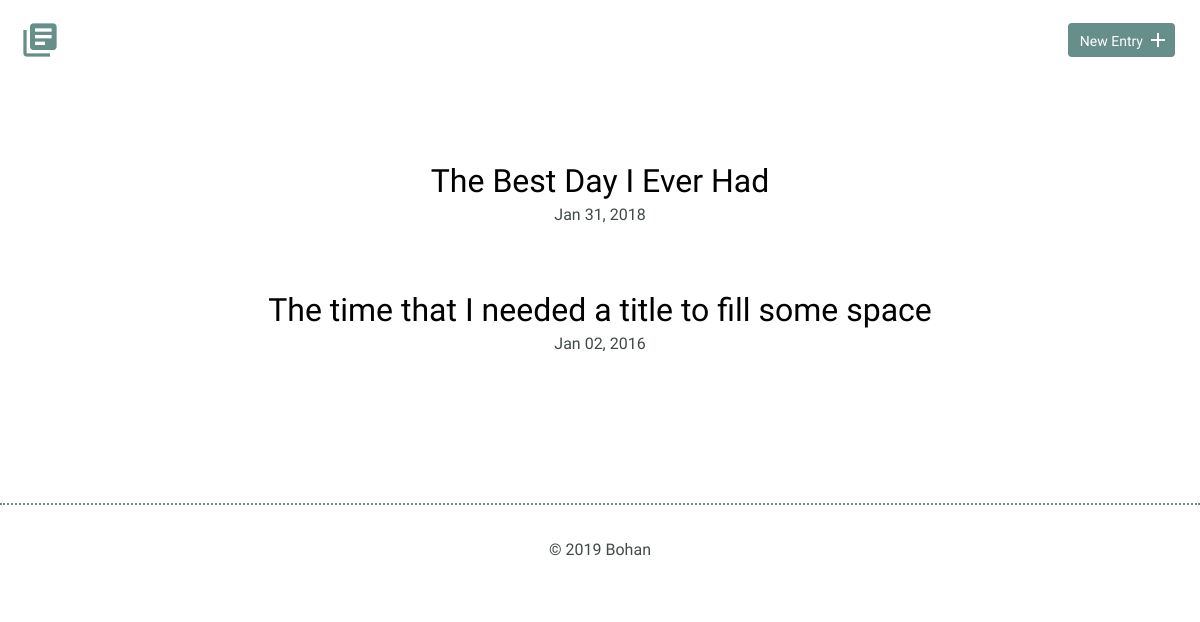
Before: / with the older database file.
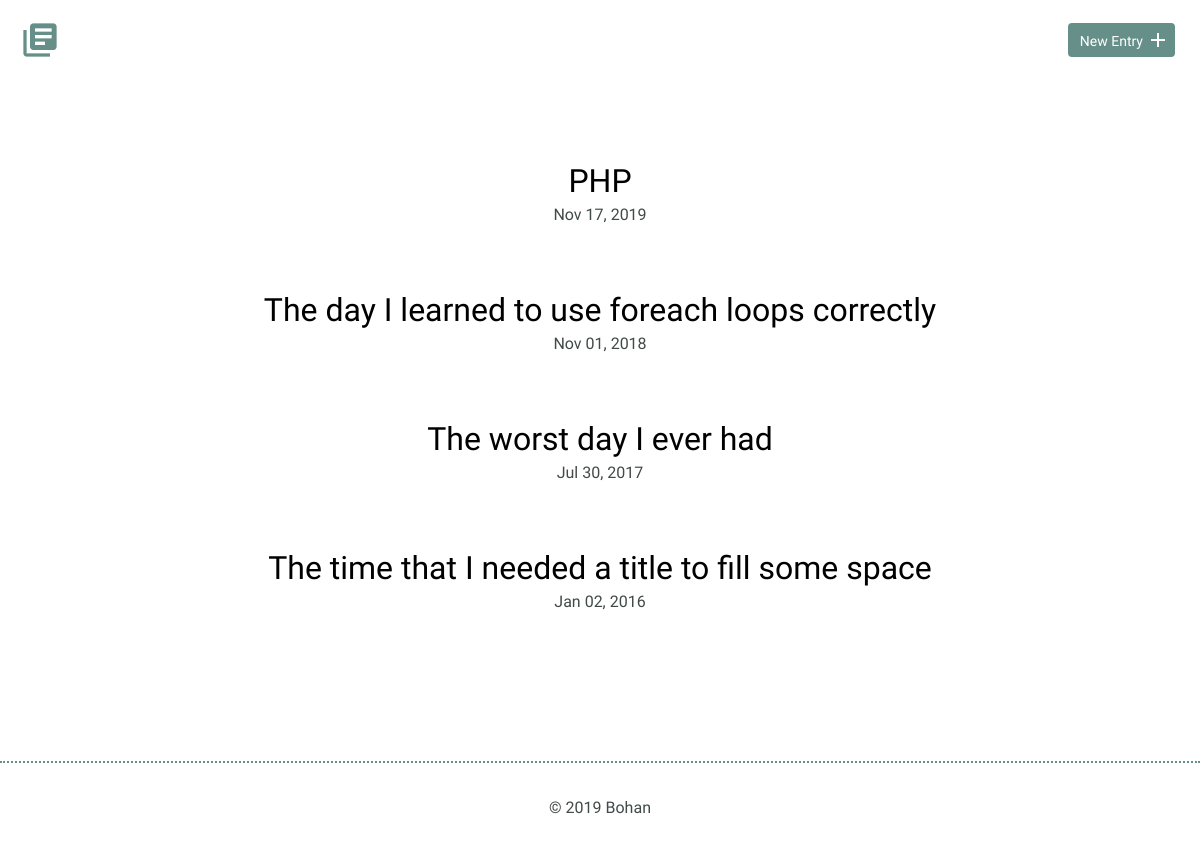
After: the same page with the newer database file.
### tables this page shows
CREATE TABLE "entries" (
	`id`	INTEGER,
	`title`	TEXT,
	`date`	TEXT,
	`time_spent`	INTEGER,
	`learned`	BLOB,
	`resources`	BLOB,
	PRIMARY KEY(`id`)
);

### inc/db_fetch.php (called while the page is built, shortened)
<?php
    function db_fetch(){
        try{
            include('db_connection.php');
            $sql = "SELECT `id`, `title`, `date` FROM `entries`;
                SELECT DISTINCT `tag_name` FROM `tags`;
            ";
            $pdo = $db->prepare($sql);
            $pdo->execute();
            $results = $pdo->fetchAll(PDO::FETCH_ASSOC);
            return $results;
        }catch(Exception $e){
            echo $e->getMessage();
        }
    };
?>

### index.php (the view, shortened to what this page needs)
<!DOCTYPE html>
<html>
    <head>
        <link rel="stylesheet" href="css/normalize.css">
        <link rel="stylesheet" href="css/site.css">
    </head>
    <body>
        <?php
            include("header.php");
        ?>
        <section>
            <div class="container">
                <div class="entry-list">
                    <?php
                        include('inc/db_fetch.php');
                        $result = db_fetch();
                        uasort($result, "date_sort");
                        foreach($result as $key => $result){
                            echo "<article>";
                            echo "<h2><a href='detail.php?id=$result[id]'>$result[title]</a></h2>";
                            echo "<time datetime=$result[date]>" . date_format(new DateTime($result['date']), 'M d, Y') . "</time>";
                            echo "</article>";
                        }
                    ?>
                </div>
            </div>
        </section>
        <?php
            include("footer.php");
        ?>
    </body>
</html>

### header.php
<header>
    <div class="container">
        <div class="site-header">
            <a class="logo" href="index.php"><i class="material-icons">library_books</i></a>
            <a class="button icon-right" href="new.php"><span>New Entry</span> <i class="material-icons">add</i></a>
        </div>
    </div>
</header>

### footer.php
<footer>
    <div>
        <?php
            echo '&copy; ' . date('Y') . ' Bohan';
        ?>
    </div>
</footer>

### css/site.css (style rules this page uses)
body { font-size: 16px; color: #404a49; font-family: 'Cousine', serif; font-weight: 400; }
.container { margin: 0 auto; padding: 0 25px; }
header .site-header { margin: 0 auto; height: 95px; }
header .logo i { color: #678f89; margin: 20px 0 0 -5px; float: left; font-size: 40px; }
header .button { float: right; margin: 33px 0 0 0; }
footer { text-align: center; padding: 35px 0; border-top: 2px dotted #678f89; }
.button { padding: 8px 10px 6px 10px; background: #678f89; border: 2px solid #678f89; border-radius: 4px; text-decoration: none; color: #FFF; position: relative; text-align: center; font-size: 14px; }
.button.icon-right { padding-right: 30px; top: -10px; }
.button.icon-right i { position: absolute; top: 3px; right: 3px; }
h1, h2, h3 { margin: 0; font-weight: 400; line-height: 1em; color: #000; }
h2 { font-size: 32px; }
h2 a { text-decoration: none; color: #000; }
.entry-list, .edit-entry, .new-entry { max-width: 800px; margin: 0 auto; padding: 70px 0 150px 0; }
.entry-list article { margin-bottom: 70px; text-align: center; }
.entry-list article:last-child { margin-bottom: 0; }
.entry-list article h2 { margin-bottom: 8px; }

Changed rows visible on the page:
removed entries: title "The Best Day I Ever Had", date "Jan 31, 2018"
added entries: title "PHP", date "Nov 17, 2019"
added entries: title "The day I learned to use foreach loops correctly", date "Nov 01, 2018"
added entries: title "The worst day I ever had", date "Jul 30, 2017"
